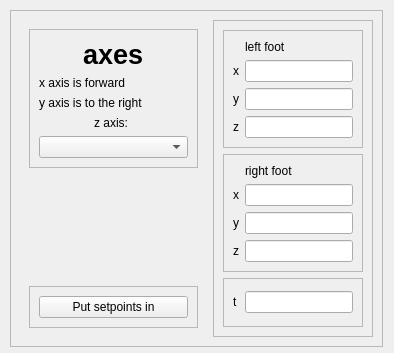
<?xml version="1.0" encoding="UTF-8"?>
<ui version="4.0">
 <class>inverse_kinematics_setpoints_input</class>
 <widget class="QWidget" name="inverse_kinematics_setpoints_input">
  <property name="geometry">
   <rect>
    <x>0</x>
    <y>0</y>
    <width>394</width>
    <height>353</height>
   </rect>
  </property>
  <property name="windowTitle">
   <string>Form</string>
  </property>
  <widget class="QFrame" name="container">
   <property name="geometry">
    <rect>
     <x>10</x>
     <y>10</y>
     <width>373</width>
     <height>337</height>
    </rect>
   </property>
   <property name="sizePolicy">
    <sizepolicy hsizetype="Expanding" vsizetype="Expanding">
     <horstretch>0</horstretch>
     <verstretch>0</verstretch>
    </sizepolicy>
   </property>
   <property name="frameShape">
    <enum>QFrame::StyledPanel</enum>
   </property>
   <property name="frameShadow">
    <enum>QFrame::Raised</enum>
   </property>
   <layout class="QGridLayout" name="gridLayout_3">
    <item row="0" column="1">
     <widget class="QFrame" name="SetpointInputFrame">
      <property name="frameShape">
       <enum>QFrame::StyledPanel</enum>
      </property>
      <property name="frameShadow">
       <enum>QFrame::Raised</enum>
      </property>
      <layout class="QGridLayout" name="gridLayout_5">
       <item row="0" column="0">
        <widget class="QFrame" name="LeftFootInputFrame">
         <property name="frameShape">
          <enum>QFrame::StyledPanel</enum>
         </property>
         <property name="frameShadow">
          <enum>QFrame::Raised</enum>
         </property>
         <layout class="QGridLayout" name="gridLayout_6">
          <item row="1" column="0">
           <widget class="QLabel" name="AxisLabelLeftX">
            <property name="text">
             <string>x</string>
            </property>
           </widget>
          </item>
          <item row="2" column="0">
           <widget class="QLabel" name="AxisLabelLeftY">
            <property name="text">
             <string>y</string>
            </property>
           </widget>
          </item>
          <item row="1" column="1">
           <widget class="QLineEdit" name="desired_left_x_input">
            <property name="sizePolicy">
             <sizepolicy hsizetype="Maximum" vsizetype="Fixed">
              <horstretch>0</horstretch>
              <verstretch>0</verstretch>
             </sizepolicy>
            </property>
            <property name="toolTip">
             <string>&lt;html&gt;&lt;head/&gt;&lt;body&gt;&lt;p&gt;&lt;br/&gt;&lt;/p&gt;&lt;/body&gt;&lt;/html&gt;</string>
            </property>
           </widget>
          </item>
          <item row="3" column="0">
           <widget class="QLabel" name="AxisLabelLeftZ">
            <property name="text">
             <string>z</string>
            </property>
           </widget>
          </item>
          <item row="2" column="1">
           <widget class="QLineEdit" name="desired_left_y_input">
            <property name="sizePolicy">
             <sizepolicy hsizetype="Maximum" vsizetype="Fixed">
              <horstretch>0</horstretch>
              <verstretch>0</verstretch>
             </sizepolicy>
            </property>
           </widget>
          </item>
          <item row="0" column="1">
           <widget class="QLabel" name="LeftFootLabel">
            <property name="text">
             <string>left foot</string>
            </property>
           </widget>
          </item>
          <item row="3" column="1">
           <widget class="QLineEdit" name="desired_left_z_input">
            <property name="sizePolicy">
             <sizepolicy hsizetype="Maximum" vsizetype="Fixed">
              <horstretch>0</horstretch>
              <verstretch>0</verstretch>
             </sizepolicy>
            </property>
           </widget>
          </item>
         </layout>
        </widget>
       </item>
       <item row="1" column="0">
        <widget class="QFrame" name="right">
         <property name="frameShape">
          <enum>QFrame::StyledPanel</enum>
         </property>
         <property name="frameShadow">
          <enum>QFrame::Raised</enum>
         </property>
         <layout class="QGridLayout" name="gridLayout_9">
          <item row="4" column="0">
           <widget class="QLabel" name="AxisLabelRightZ">
            <property name="text">
             <string>z</string>
            </property>
           </widget>
          </item>
          <item row="4" column="1">
           <widget class="QLineEdit" name="desired_right_z_input">
            <property name="sizePolicy">
             <sizepolicy hsizetype="Maximum" vsizetype="Fixed">
              <horstretch>0</horstretch>
              <verstretch>0</verstretch>
             </sizepolicy>
            </property>
           </widget>
          </item>
          <item row="2" column="1">
           <widget class="QLineEdit" name="desired_right_x_input">
            <property name="sizePolicy">
             <sizepolicy hsizetype="Maximum" vsizetype="Fixed">
              <horstretch>0</horstretch>
              <verstretch>0</verstretch>
             </sizepolicy>
            </property>
            <property name="toolTip">
             <string>&lt;html&gt;&lt;head/&gt;&lt;body&gt;&lt;p&gt;&lt;br/&gt;&lt;/p&gt;&lt;/body&gt;&lt;/html&gt;</string>
            </property>
           </widget>
          </item>
          <item row="2" column="0">
           <widget class="QLabel" name="AxisLabelRightX">
            <property name="text">
             <string>x</string>
            </property>
           </widget>
          </item>
          <item row="3" column="1">
           <widget class="QLineEdit" name="desired_right_y_input">
            <property name="sizePolicy">
             <sizepolicy hsizetype="Maximum" vsizetype="Fixed">
              <horstretch>0</horstretch>
              <verstretch>0</verstretch>
             </sizepolicy>
            </property>
           </widget>
          </item>
          <item row="1" column="1">
           <widget class="QLabel" name="foot_label_right">
            <property name="text">
             <string>right foot</string>
            </property>
           </widget>
          </item>
          <item row="3" column="0">
           <widget class="QLabel" name="AxisLabelRightY">
            <property name="text">
             <string>y</string>
            </property>
           </widget>
          </item>
         </layout>
        </widget>
       </item>
       <item row="3" column="0">
        <widget class="QFrame" name="TimeInputFrame">
         <property name="frameShape">
          <enum>QFrame::StyledPanel</enum>
         </property>
         <property name="frameShadow">
          <enum>QFrame::Raised</enum>
         </property>
         <layout class="QGridLayout" name="gridLayout_10">
          <item row="1" column="0">
           <widget class="QLabel" name="AxislabelT">
            <property name="text">
             <string>t</string>
            </property>
           </widget>
          </item>
          <item row="1" column="1">
           <widget class="QLineEdit" name="time_input">
            <property name="sizePolicy">
             <sizepolicy hsizetype="Maximum" vsizetype="Fixed">
              <horstretch>0</horstretch>
              <verstretch>0</verstretch>
             </sizepolicy>
            </property>
            <property name="toolTip">
             <string>&lt;html&gt;&lt;head/&gt;&lt;body&gt;&lt;p&gt;&lt;br/&gt;&lt;/p&gt;&lt;/body&gt;&lt;/html&gt;</string>
            </property>
           </widget>
          </item>
         </layout>
        </widget>
       </item>
      </layout>
     </widget>
    </item>
    <item row="0" column="0">
     <widget class="QFrame" name="LeftVerticalFrame">
      <property name="sizePolicy">
       <sizepolicy hsizetype="Preferred" vsizetype="Preferred">
        <horstretch>0</horstretch>
        <verstretch>0</verstretch>
       </sizepolicy>
      </property>
      <layout class="QVBoxLayout">
       <item>
        <widget class="QFrame" name="AxisExplanationFrame">
         <property name="frameShape">
          <enum>QFrame::StyledPanel</enum>
         </property>
         <property name="frameShadow">
          <enum>QFrame::Raised</enum>
         </property>
         <layout class="QGridLayout" name="gridLayout_12">
          <item row="0" column="0" alignment="Qt::AlignHCenter|Qt::AlignTop">
           <widget class="QLabel" name="label">
            <property name="sizePolicy">
             <sizepolicy hsizetype="Preferred" vsizetype="Fixed">
              <horstretch>0</horstretch>
              <verstretch>0</verstretch>
             </sizepolicy>
            </property>
            <property name="frameShadow">
             <enum>QFrame::Raised</enum>
            </property>
            <property name="lineWidth">
             <number>1</number>
            </property>
            <property name="midLineWidth">
             <number>1</number>
            </property>
            <property name="text">
             <string>&lt;html&gt;&lt;head/&gt;&lt;body&gt;&lt;p&gt;&lt;span style=&quot; font-size:20pt; font-weight:600;&quot;&gt;axes&lt;/span&gt;&lt;/p&gt;&lt;/body&gt;&lt;/html&gt;</string>
            </property>
            <property name="indent">
             <number>0</number>
            </property>
           </widget>
          </item>
          <item row="4" column="0">
           <widget class="QComboBox" name="z_axis_combo_box"/>
          </item>
          <item row="2" column="0">
           <widget class="QLabel" name="YAxisExplanationLabel">
            <property name="sizePolicy">
             <sizepolicy hsizetype="Minimum" vsizetype="Fixed">
              <horstretch>0</horstretch>
              <verstretch>0</verstretch>
             </sizepolicy>
            </property>
            <property name="text">
             <string>y axis is to the right</string>
            </property>
           </widget>
          </item>
          <item row="1" column="0">
           <widget class="QLabel" name="XAxisExplanationLabel">
            <property name="sizePolicy">
             <sizepolicy hsizetype="Minimum" vsizetype="Fixed">
              <horstretch>0</horstretch>
              <verstretch>0</verstretch>
             </sizepolicy>
            </property>
            <property name="text">
             <string>x axis is forward</string>
            </property>
           </widget>
          </item>
          <item row="3" column="0" alignment="Qt::AlignHCenter">
           <widget class="QLabel" name="ZAxisExplanationLabel">
            <property name="sizePolicy">
             <sizepolicy hsizetype="Minimum" vsizetype="Fixed">
              <horstretch>0</horstretch>
              <verstretch>0</verstretch>
             </sizepolicy>
            </property>
            <property name="text">
             <string>z axis: </string>
            </property>
           </widget>
          </item>
         </layout>
        </widget>
       </item>
       <item>
        <spacer name="verticalSpacer">
         <property name="orientation">
          <enum>Qt::Vertical</enum>
         </property>
         <property name="sizeHint" stdset="0">
          <size>
           <width>20</width>
           <height>40</height>
          </size>
         </property>
        </spacer>
       </item>
       <item>
        <widget class="QFrame" name="SetSetpointsFrame">
         <property name="sizePolicy">
          <sizepolicy hsizetype="Expanding" vsizetype="Maximum">
           <horstretch>0</horstretch>
           <verstretch>0</verstretch>
          </sizepolicy>
         </property>
         <property name="frameShape">
          <enum>QFrame::StyledPanel</enum>
         </property>
         <property name="frameShadow">
          <enum>QFrame::Raised</enum>
         </property>
         <layout class="QGridLayout" name="gridLayout_11">
          <item row="0" column="0">
           <widget class="QPushButton" name="create_inverse_kinematics_setpoints_button">
            <property name="sizePolicy">
             <sizepolicy hsizetype="Expanding" vsizetype="Fixed">
              <horstretch>0</horstretch>
              <verstretch>0</verstretch>
             </sizepolicy>
            </property>
            <property name="text">
             <string>Put setpoints in</string>
            </property>
           </widget>
          </item>
         </layout>
        </widget>
       </item>
      </layout>
     </widget>
    </item>
   </layout>
  </widget>
 </widget>
 <resources/>
 <connections/>
</ui>
